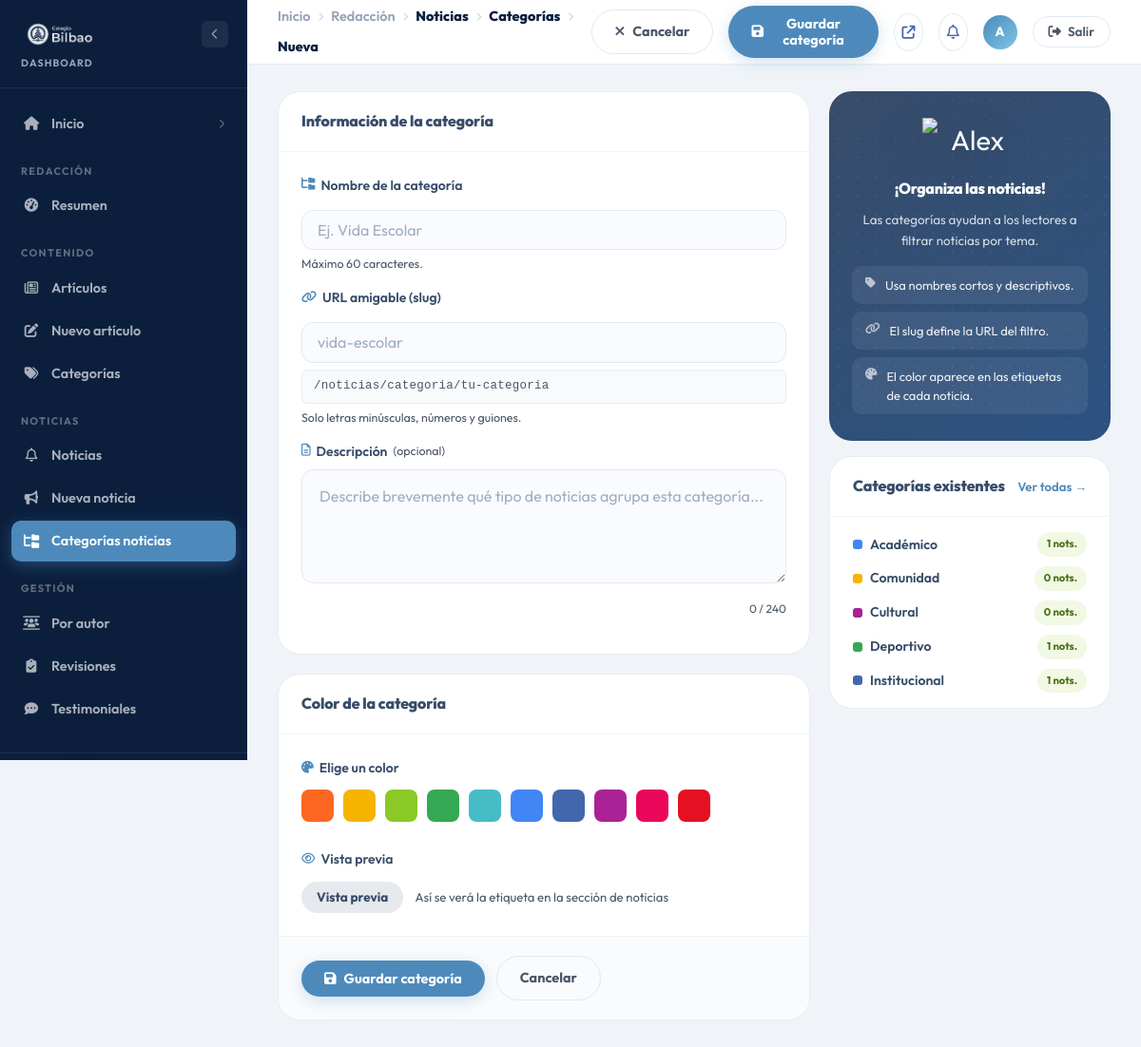
The app's page /dashboard/noticias/categorias/crear (signed in) with its own data.
### tables this page shows
CREATE TABLE categorias_noticias (
    id          INT UNSIGNED  NOT NULL AUTO_INCREMENT,
    nombre      VARCHAR(60)   NOT NULL,
    slug        VARCHAR(80)   NOT NULL,
    color       CHAR(7)       NOT NULL DEFAULT '#4267ac',
    descripcion VARCHAR(240)  NULL,
    creado_en   TIMESTAMP     NOT NULL DEFAULT CURRENT_TIMESTAMP,
    PRIMARY KEY (id),
    UNIQUE KEY uq_slug (slug)
);

### views/blog/noticias/categorias/crear.php (the view, shortened to what the rows shown need)
<div class="admin-layout">
    <div class="admin-main">
        <main class="admin-content">
            <form id="form-categoria" action="/dashboard/noticias/categorias/crear" method="POST" novalidate>
                <div class="admin-form-grid">
                    <div>
                        <div class="admin-panel" style="margin-bottom:20px;">
                            <div class="admin-panel__header">
                                <h2 class="admin-panel__title">Información de la categoría</h2>
                            </div>
                        </div>
                        <div class="admin-panel">
                            <div class="admin-panel__header">
                                <h2 class="admin-panel__title">Color de la categoría</h2>
                            </div>
                        </div>
                    </div>
                    <div>
                        <div class="admin-panel">
                            <div class="admin-panel__header">
                                <h2 class="admin-panel__title">Categorías existentes</h2>
                            </div>
                            <div style="padding:16px 24px;display:flex;flex-direction:column;gap:10px;">
                                <?php if (empty($categorias)): ?>
                                <p style="font-size:0.85rem;color:var(--text-gray);">Aún no hay categorías.</p>
                                <?php else: ?>
                                <?php foreach ($categorias as $c): ?>
                                <div style="display:flex;align-items:center;justify-content:space-between;font-size:0.88rem;">
                                    <span style="display:flex;align-items:center;gap:8px;">
                                        <span style="width:10px;height:10px;border-radius:3px;background:<?= s($c->color ?? '#374C69') ?>;display:inline-block;"></span>
                                        <span style="font-weight:600;color:var(--col-herencia);"><?= s($c->nombre) ?></span>
                                    </span>
                                    <span class="admin-badge admin-badge--published" style="font-size:0.7rem;"><?= (int)$c->total_noticias ?> nots.</span>
                                </div>
                                <?php endforeach; ?>
                                <?php endif; ?>
                            </div>
                        </div>
                    </div>
                </div>
            </form>
        </main>
    </div>
</div>

### records on screen
categorias_noticias: nombre "Académico", total_noticias "1"
categorias_noticias: nombre "Comunidad", total_noticias "0"
categorias_noticias: nombre "Cultural", total_noticias "0"
categorias_noticias: nombre "Deportivo", total_noticias "1"
categorias_noticias: nombre "Institucional", total_noticias "1"

### other values on screen
$_cr['label'] "Inicio"
$_cr['label'] "Redacción"
$_cr['label'] "Noticias"
$_cr['label'] "Categorías"
$_cr['label'] "Nueva"
$_tbInicial "A"
s($categoria->slug ?: 'tu-categoria') "tu-categoria"
s($categoria->nombre ?: 'Vista previa') "Vista previa"
